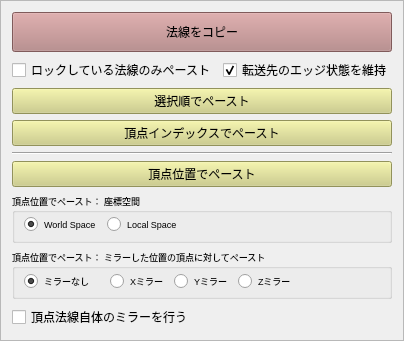
           <widget class="QFrame" name="CopyNormal">
            <property name="minimumSize">
             <size>
              <width>0</width>
              <height>0</height>
             </size>
            </property>
            <property name="frameShape">
             <enum>QFrame::StyledPanel</enum>
            </property>
            <property name="frameShadow">
             <enum>QFrame::Raised</enum>
            </property>
            <layout class="QGridLayout" name="gridLayout_17">
             <item row="0" column="0">
              <layout class="QVBoxLayout" name="normCopyVLO">
               <property name="topMargin">
                <number>0</number>
               </property>
               <property name="bottomMargin">
                <number>0</number>
               </property>
               <item>
                <widget class="QPushButton" name="normCopyBtn">
                 <property name="minimumSize">
                  <size>
                   <width>0</width>
                   <height>40</height>
                  </size>
                 </property>
                 <property name="styleSheet">
                  <string notr="true">#normCopyBtn{background-color:#b38080;color:#000;}</string>
                 </property>
                 <property name="text">
                  <string>法線をコピー</string>
                 </property>
                </widget>
               </item>
               <item>
                <layout class="QHBoxLayout" name="normCopySetingCBHLO">
                 <property name="topMargin">
                  <number>0</number>
                 </property>
                 <property name="bottomMargin">
                  <number>0</number>
                 </property>
                 <item>
                  <widget class="QCheckBox" name="normCopySetingOnlyLock">
                   <property name="text">
                    <string>ロックしている法線のみペースト</string>
                   </property>
                  </widget>
                 </item>
                 <item>
                  <widget class="QCheckBox" name="normCopySetingkeepOrgEdge">
                   <property name="text">
                    <string>転送先のエッジ状態を維持</string>
                   </property>
                   <property name="checked">
                    <bool>true</bool>
                   </property>
                  </widget>
                 </item>
                </layout>
               </item>
               <item>
                <widget class="QPushButton" name="pasteWithSelectionBtn">
                 <property name="toolTip">
                  <string>頂点を選択した順番でペーストします。
複数の頂点で実行する場合はShiftを押しながら頂点を一個ずつ選択しコピー、Shiftを押しながら一個ずつ選択しペーストする必要があります。</string>
                 </property>
                 <property name="styleSheet">
                  <string notr="true">#pasteWithSelectionBtn{background-color:#cdcd80;color:#000;}</string>
                 </property>
                 <property name="text">
                  <string>選択順でペースト</string>
                 </property>
                </widget>
               </item>
               <item>
                <widget class="QPushButton" name="pasteWithIndexBtn">
                 <property name="toolTip">
                  <string>コピーしたものとインデックスが同じものだけペーストします。
頂点インデックスはDisplay &gt; Polygon &gt; Component IDs &gt; Vertices で表示できます。</string>
                 </property>
                 <property name="styleSheet">
                  <string notr="true">#pasteWithIndexBtn{background-color:#cdcd80;color:#000;}</string>
                 </property>
                 <property name="text">
                  <string>頂点インデックスでペースト</string>
                 </property>
                </widget>
               </item>
               <item>
                <widget class="Line" name="line">
                 <property name="orientation">
                  <enum>Qt::Horizontal</enum>
                 </property>
                </widget>
               </item>
               <item>
                <widget class="QPushButton" name="pasteWithPositionBtn">
                 <property name="toolTip">
                  <string>コピー元と位置が一番近い頂点の法線をペーストします。</string>
                 </property>
                 <property name="styleSheet">
                  <string notr="true">#pasteWithPositionBtn{background-color:#cdcd80;color:#000;}</string>
                 </property>
                 <property name="text">
                  <string>頂点位置でペースト</string>
                 </property>
                </widget>
               </item>
               <item>
                <widget class="QGroupBox" name="pasteSpaceBox">
                 <property name="baseSize">
                  <size>
                   <width>0</width>
                   <height>0</height>
                  </size>
                 </property>
                 <property name="font">
                  <font>
                   <pointsize>7</pointsize>
                  </font>
                 </property>
                 <property name="toolTip">
                  <string>ワールド空間での頂点座標か、メッシュごとのローカル頂点座標か</string>
                 </property>
                 <property name="title">
                  <string>頂点位置でペースト： 座標空間</string>
                 </property>
                 <layout class="QHBoxLayout" name="horizontalLayout">
                  <property name="topMargin">
                   <number>5</number>
                  </property>
                  <property name="bottomMargin">
                   <number>5</number>
                  </property>
                  <item>
                   <widget class="QRadioButton" name="pasteByWorldRadio">
                    <property name="maximumSize">
                     <size>
                      <width>120</width>
                      <height>16777215</height>
                     </size>
                    </property>
                    <property name="toolTip">
                     <string>頂点位置をワールド空間の座標で比べてペーストします（モデルが重なっている時に使用）</string>
                    </property>
                    <property name="text">
                     <string>World Space</string>
                    </property>
                    <property name="checked">
                     <bool>true</bool>
                    </property>
                   </widget>
                  </item>
                  <item>
                   <widget class="QRadioButton" name="pasteByLocalRadio">
                    <property name="maximumSize">
                     <size>
                      <width>120</width>
                      <height>16777215</height>
                     </size>
                    </property>
                    <property name="toolTip">
                     <string>頂点位置をメッシュのローカル空間の座標で比べてペーストします（モデルを並べた状態で使用）</string>
                    </property>
                    <property name="text">
                     <string>Local Space</string>
                    </property>
                   </widget>
                  </item>
                  <item>
                   <spacer name="horizontalSpacer_11">
                    <property name="orientation">
                     <enum>Qt::Horizontal</enum>
                    </property>
                    <property name="sizeHint" stdset="0">
                     <size>
                      <width>40</width>
                      <height>20</height>
                     </size>
                    </property>
                   </spacer>
                  </item>
                 </layout>
                </widget>
               </item>
               <item>
                <widget class="QGroupBox" name="mirrorOptionBox">
                 <property name="font">
                  <font>
                   <pointsize>7</pointsize>
                  </font>
                 </property>
                 <property name="toolTip">
                  <string>コピーした頂点のミラーした位置に近い頂点にコピーした頂点の法線をペーストします。
法線自体はミラーしません。</string>
                 </property>
                 <property name="title">
                  <string>頂点位置でペースト： ミラーした位置の頂点に対してペースト</string>
                 </property>
                 <layout class="QHBoxLayout" name="horizontalLayout_5">
                  <property name="topMargin">
                   <number>5</number>
                  </property>
                  <property name="bottomMargin">
                   <number>5</number>
                  </property>
                  <item>
                   <widget class="QRadioButton" name="normCopyMirrorRadioNoMirror">
                    <property name="minimumSize">
                     <size>
                      <width>80</width>
                      <height>0</height>
                     </size>
                    </property>
                    <property name="font">
                     <font>
                      <pointsize>7</pointsize>
                     </font>
                    </property>
                    <property name="text">
                     <string>ミラーなし</string>
                    </property>
                    <property name="checked">
                     <bool>true</bool>
                    </property>
                   </widget>
                  </item>
                  <item>
                   <widget class="QRadioButton" name="normCopyMirrorRadioXMirror">
                    <property name="font">
                     <font>
                      <pointsize>7</pointsize>
                     </font>
                    </property>
                    <property name="text">
                     <string>Xミラー</string>
                    </property>
                   </widget>
                  </item>
                  <item>
                   <widget class="QRadioButton" name="normCopyMirrorRadioYMirror">
                    <property name="font">
                     <font>
                      <pointsize>7</pointsize>
                     </font>
                    </property>
                    <property name="text">
                     <string>Yミラー</string>
                    </property>
                   </widget>
                  </item>
                  <item>
                   <widget class="QRadioButton" name="normCopyMirrorRadioZMirror">
                    <property name="font">
                     <font>
                      <pointsize>7</pointsize>
                     </font>
                    </property>
                    <property name="text">
                     <string>Zミラー</string>
                    </property>
                   </widget>
                  </item>
                  <item>
                   <spacer name="horizontalSpacer_9">
                    <property name="orientation">
                     <enum>Qt::Horizontal</enum>
                    </property>
                    <property name="sizeHint" stdset="0">
                     <size>
                      <width>40</width>
                      <height>20</height>
                     </size>
                    </property>
                   </spacer>
                  </item>
                 </layout>
                </widget>
               </item>
               <item>
                <widget class="QCheckBox" name="normCopyMirrorNormal">
                 <property name="text">
                  <string>頂点法線自体のミラーを行う</string>
                 </property>
                </widget>
               </item>
              </layout>
             </item>
            </layout>
           </widget>
